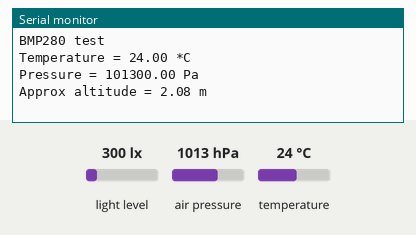
This sketch was run on a simulated Arduino Uno, built with avr-gcc and run on an emulated ATmega328P. On the bench: the last lines printed to the serial monitor. Wiring (inferred from the names in the program): BH1750 light sensor at I2C address 0x23. The inputs (shaded band) are chosen by the test bench; at power-on: light level 300 lx, air pressure 1013 hPa, temperature 24 °C.

Above: at 1.2 s.
1.3 s: light level set to 40 lx
At 3.16 s:
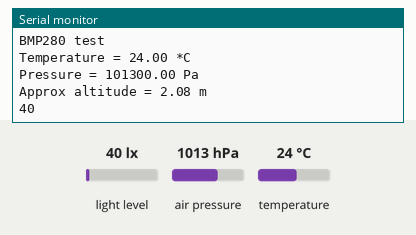
7.6 s: air pressure set to 952 hPa
At 10.4 s:
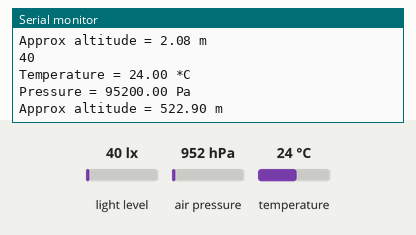
10.7 s: temperature set to 12 °C
At 13.4 s:
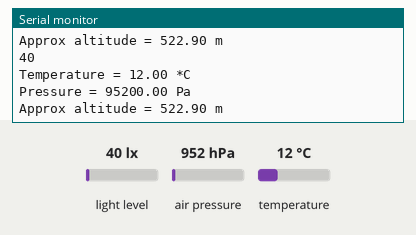

The sketch:

bmp280_gy30.ino
```cpp
#include <Wire.h>
//#include <SPI.h>
#include <math.h>
#include <Adafruit_BMP280.h>

Adafruit_BMP280 bmp; // I2C
int BH1750address = 0x23;//芯片地址为16位23
byte buff[2];

void setup() {
  Wire.begin();
  Serial.begin(9600);
  Serial.println(F("BMP280 test"));

  if (!bmp.begin()) {
    Serial.println(F("Could not find a valid BMP280 sensor, check wiring!"));
    while (1);
  }

  /* Default settings from datasheet. */
  bmp.setSampling(Adafruit_BMP280::MODE_NORMAL,     /* Operating Mode. */
                  Adafruit_BMP280::SAMPLING_X2,     /* Temp. oversampling */
                  Adafruit_BMP280::SAMPLING_X16,    /* Pressure oversampling */
                  Adafruit_BMP280::FILTER_X16,      /* Filtering. */
                  Adafruit_BMP280::STANDBY_MS_500); /* Standby time. */

}

void loop() {
  //BMP280
    Serial.print(F("Temperature = "));
    Serial.print(bmp.readTemperature());
    Serial.println(" *C");

    Serial.print(F("Pressure = "));
    Serial.print(bmp.readPressure());
    Serial.println(" Pa");

    Serial.print(F("Approx altitude = "));
    Serial.print(bmp.readAltitude(1013.25)); /* Adjusted to local forecast! */
    Serial.println(" m");

    Serial.println();
    delay(2000);

   //GY30
   int i;
 uint16_t val=0;
 BH1750_Init(BH1750address);
 delay(1000);
 if(2==BH1750_Read(BH1750address))
  {
   val=((buff[0]<<8)|buff[1])/1.2;
   Serial.println(val,DEC);
  // Serial.println("[lx]");
  }
 delay(150);
}

int BH1750_Read(int address) //
{
  int i=0;
  Wire.beginTransmission(address);
  Wire.requestFrom(address, 2);
  while(Wire.available()) //
  {
    buff[i] = Wire.read();  // read one byte
    i++;
  }
  Wire.endTransmission();
  return i;
}

void BH1750_Init(int address)
{
  Wire.beginTransmission(address);
  Wire.write(0x10);//1lx reolution 120ms
  Wire.endTransmission();
}
```

Measured:
- after the input at 1.3 s, the serial monitor: prints a new line after 1.7 s (image 1)
- after the input at 7.6 s, the serial monitor: prints a new line after 1.9 s (image 2)
- after the input at 10.7 s, the serial monitor: prints a new line after 2.0 s (image 3)
